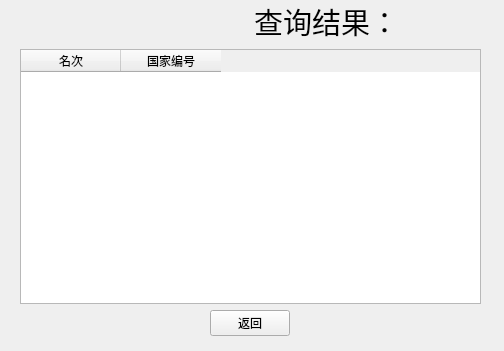
<?xml version="1.0" encoding="UTF-8"?>
<ui version="4.0">
 <class>Form</class>
 <widget class="QWidget" name="Form">
  <property name="geometry">
   <rect>
    <x>0</x>
    <y>0</y>
    <width>504</width>
    <height>351</height>
   </rect>
  </property>
  <property name="windowTitle">
   <string>查询结果</string>
  </property>
  <widget class="QWidget" name="layoutWidget">
   <property name="geometry">
    <rect>
     <x>20</x>
     <y>0</y>
     <width>461</width>
     <height>336</height>
    </rect>
   </property>
   <layout class="QVBoxLayout" name="verticalLayout">
    <item>
     <layout class="QHBoxLayout" name="horizontalLayout">
      <item>
       <widget class="QLabel" name="label_2">
        <property name="text">
         <string/>
        </property>
        <property name="pixmap">
         <pixmap>../image/circle.png</pixmap>
        </property>
       </widget>
      </item>
      <item>
       <widget class="QLabel" name="label">
        <property name="font">
         <font>
          <family>等线</family>
          <pointsize>22</pointsize>
         </font>
        </property>
        <property name="text">
         <string>查询结果：</string>
        </property>
       </widget>
      </item>
     </layout>
    </item>
    <item>
     <widget class="QTableWidget" name="tableWidget">
      <attribute name="verticalHeaderVisible">
       <bool>false</bool>
      </attribute>
      <column>
       <property name="text">
        <string>名次</string>
       </property>
      </column>
      <column>
       <property name="text">
        <string>国家编号</string>
       </property>
      </column>
     </widget>
    </item>
    <item>
     <layout class="QHBoxLayout" name="horizontalLayout_2">
      <item>
       <widget class="QPushButton" name="back_button">
        <property name="sizePolicy">
         <sizepolicy hsizetype="Fixed" vsizetype="Minimum">
          <horstretch>0</horstretch>
          <verstretch>0</verstretch>
         </sizepolicy>
        </property>
        <property name="text">
         <string>返回</string>
        </property>
       </widget>
      </item>
     </layout>
    </item>
   </layout>
  </widget>
 </widget>
 <resources/>
 <connections/>
</ui>
